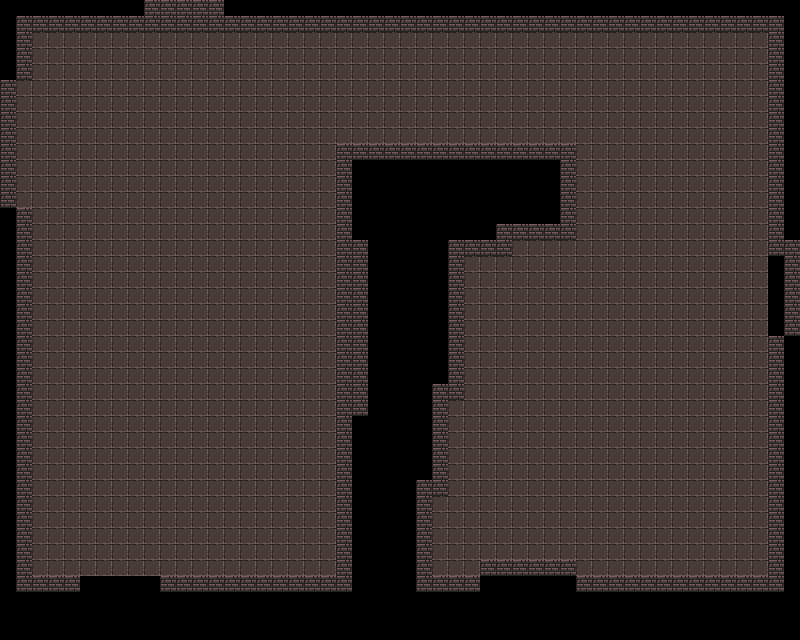

This is a level from a 2D game, rendered from its Tiled map with the project's own tilesets. A one-line summary and the map file follow, with tile-layer data summarised:
An orthogonal 50x40 tile map with 16x16 px tiles, 2 tile layers (walls, ground).

<map version="1.9" tiledversion="1.9.2" orientation="orthogonal" renderorder="right-down" width="50" height="40" tilewidth="16" tileheight="16" infinite="0" nextlayerid="3" nextobjectid="1">
 <tileset firstgid="1" source="dungeon_ts.tsx" />
 <layer id="1" name="walls" width="50" height="40">
  <data>[2000 cells, 244 non-empty, 1 distinct tile ids]</data>
 </layer>
 <layer id="2" name="ground" width="50" height="40">
  <data>[2000 cells, 1351 non-empty, 2 distinct tile ids]</data>
 </layer>
</map>
